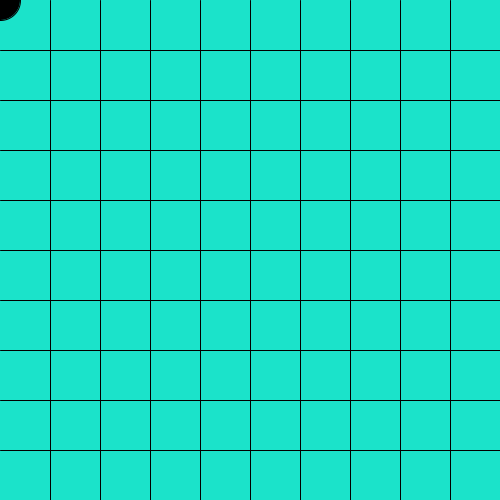
Frame 1 (no input)
Frame 60 (the mouse pressed at the canvas centre just before this capture): identical to frame 1, image omitted
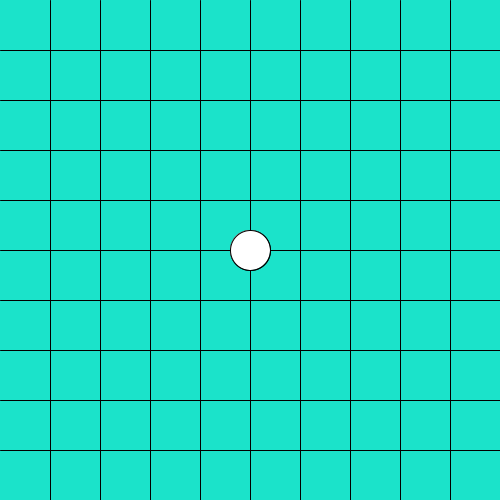
Frame 120 (the mouse held since frame 60 and released just before this capture)

The Processing sketch that drew these frames (run headless with seeded random() and noise(); from frame 60 on, the mouse is pressed at the canvas centre):

// Processing sketch: week16_go
// ── week16_go.pde
void setup(){
  size(500,500);
}
int []bx=new int[100];
int []by=new int[100];
int N=0;
void draw(){
  background(#1BE3CA);
  for(int y=50;y<500;y+=50){
    line(0,y,500,y);
  }
  for(int x=50;x<500;x+=50){
    line(x,0,x,500);
  }
  for(int i=0;i<N;i++){
    if(i%2==0)fill(0);
    else fill(255);
    ellipse(bx[i],by[i],40,40);
  }
  if(N%2==0)fill(0);
  else fill(255);
  ellipse(mouseX,mouseY,40,40);
}
void mousePressed(){
  bx[N]=mouseX;by[N]=mouseY;
  N++;
}
